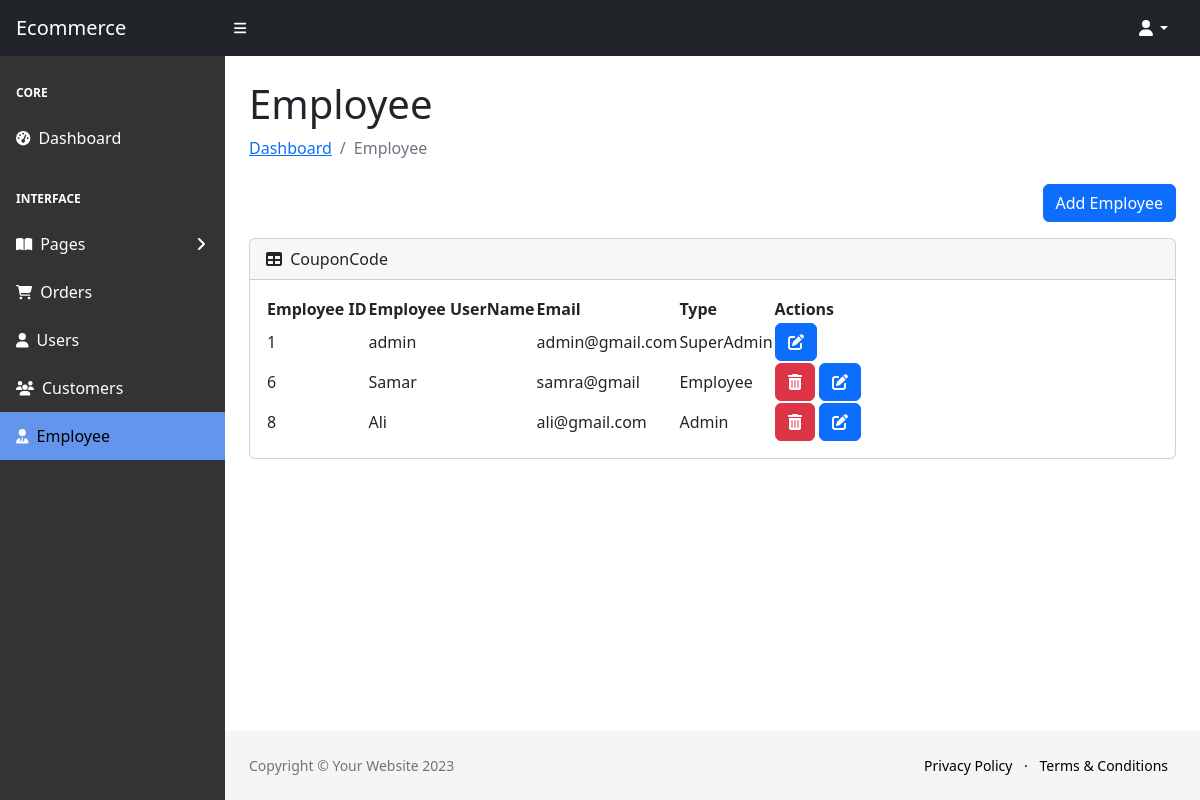
/adminPanelSherke/adminPanelSherke/employee.php, run on the app's committed database.
### tables this page shows
CREATE TABLE `employee` (
  `id` int(11) NOT NULL,
  `username` varchar(255) NOT NULL,
  `email` varchar(50) NOT NULL,
  `password` varchar(255) NOT NULL,
  `user_type` varchar(255) NOT NULL
);

### adminPanelSherke/adminPanelSherke/class/DAL.class.php (called while the page is built, shortened)
<?php
class DAL
{
    public $servername = "localhost";
    public $username = "root";
    public $password = "";
    public $dbname = "level3-ecomerce";
    private function connect()
    {
        $conn = new mysqli($this->servername, $this->username, $this->password, $this->dbname);
        return $conn;
    }
    public function getdata($sql)
    {
        $conn = $this->connect();
        $result = $conn->query($sql);
        $results = $result->fetch_all(MYSQLI_ASSOC);
        return $results;
    }
}

### adminPanelSherke/adminPanelSherke/class/employee.class.php (called while the page is built, shortened)
<?php
require_once('DAL.class.php');
class Employee extends DAL
{
    function getAllEmployee()
    {
        $sql = "SELECT * FROM employee";
        return $this->getdata($sql);
    }
}

### adminPanelSherke/adminPanelSherke/employee.php (the view, shortened to what this page needs)
<!DOCTYPE html>
<html lang="en">
<?php require_once("class/employee.class.php"); ?>
<?php require_once('components/header.php'); ?>
<?php $employee = new Employee();
$allEmployee = $employee->getAllEmployee(); ?>
<body class="sb-nav-fixed">
    <?php require_once('components/nav.php'); ?>
    <?php require_once('components/sidebar.php'); ?>
    <div id="layoutSidenav_content">
        <main>
            <div class="container-fluid px-4">
                <h1 class="mt-4">Employee</h1>
                <ol class="breadcrumb mb-4">
                    <li class="breadcrumb-item active"><a href="index.php">Dashboard</a></li>
                    <li class="breadcrumb-item active">Employee</li>
                </ol>
                <div align="right" class="mb-3">
                    <button type="button" class="btn btn-primary close" data-toggle="modal" data-target="#addModal">Add Employee</button>
                </div>
                <div class="card mb-4">
                    <div class="card-header">
                        <i class="fas fa-table me-1"></i>
                        CouponCode
                    </div>
                    <div class="card-body">
                        <table id="datatablesSimple">
                            <thead>
                                <tr>
                                    <th>Employee ID</th>
                                    <th>
                                        Employee UserName
                                    </th>
                                    <th>Email</th>
                                    <th>
                                        Type
                                    </th>
                                    <th>Actions</th>
                                </tr>
                            </thead>
                            <tbody>
                                <?php
                                $counter = 0;
                                foreach ($allEmployee as $employee) {
                                ?>
                                    <tr>
                                        <td><?php echo $employee['id'] ?></td>
                                        <td><?php echo $employee['username'] ?></td>
                                        <td><?php echo $employee['email'] ?></td>
                                        <td><?php echo $employee['user_type'] ?></td>
                                        <td>
                                            <?php if ($counter > 0) { ?>
                                                <button class="btn btn-danger close" id="<?php echo $employee['id'] ?>" data-toggle="modal" data-target="#deleteConfirmationModal"><i class="fas fa-trash-alt"></i></button>
                                            <?php } ?>
                                            <?php if ($counter == 0) { ?>
                                                <a class="btn btn-primary edits" data-ids="<?php echo $employee['id'] ?>" data-name="<?php echo $employee['username'] ?>" data-email="<?php echo $employee['email'] ?>" data-toggle="modal" data-target="#firstEditModal"><i class="fas fa-edit"></i></a>
                                            <?php } else { ?>
                                                <a class="btn btn-primary edit" data-ids="<?php echo $employee['id'] ?>" data-name="<?php echo $employee['username'] ?>" data-email="<?php echo $employee['email'] ?>" data-type="<?php echo $employee['user_type'] ?>" data-toggle="modal" data-target="#updatefaqModal"><i class="fas fa-edit"></i></a>
                                            <?php } ?>
                                        </td>
                                    </tr>
                                <?php
                                    $counter++;
                                }
                                ?>
                            </tbody>
                        </table>
                    </div>
                </div>
            </div>
        </main>
        <?php require_once('components/footer.php'); ?>
    </div>
    </div>
</body>

### data on the page
employee: id "1", username "admin", email "admin@gmail.com", user_type "SuperAdmin"
employee: id "6", username "Samar", email "samra@gmail", user_type "Employee"
employee: id "8", username "Ali", email "ali@gmail.com", user_type "Admin"
